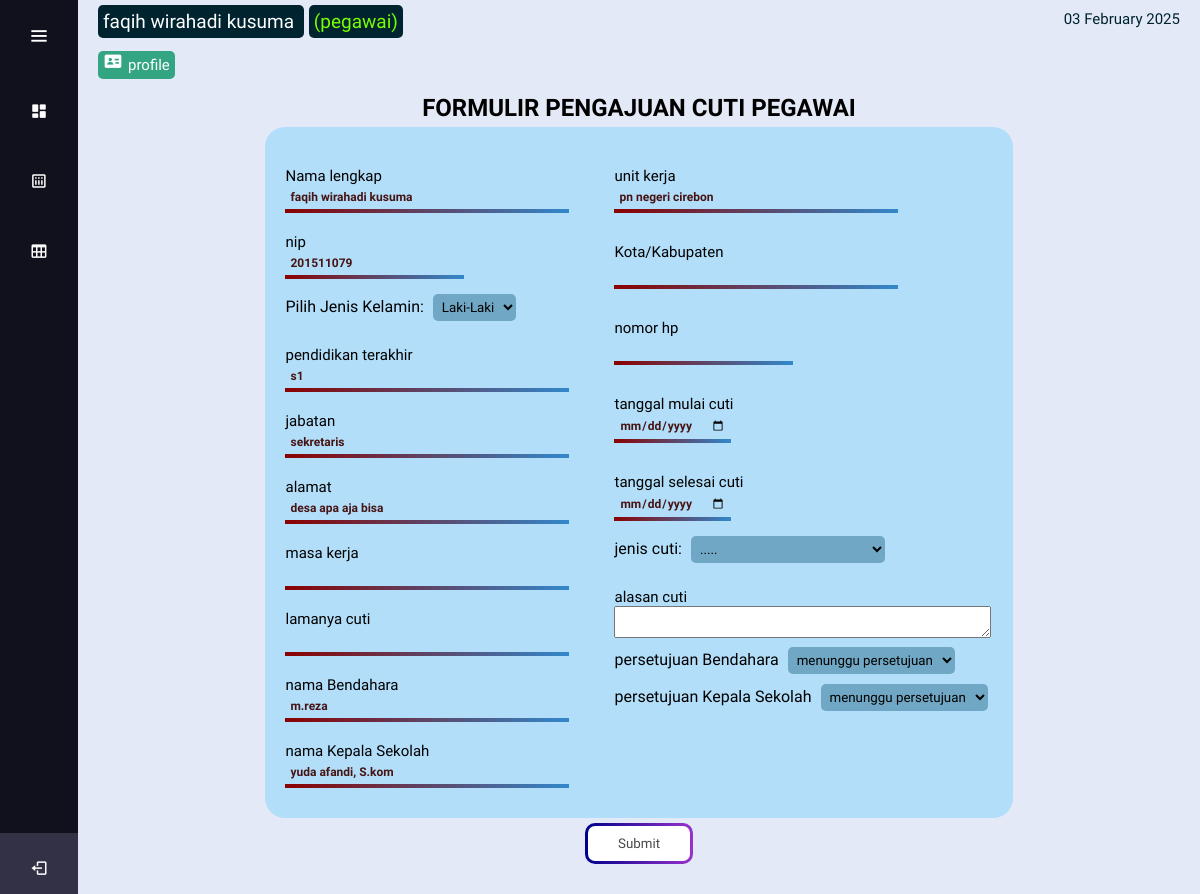
Page /dashboard_pegawai.php?page=create_pengajuan_user (signed in) on the committed database.
### tables this page shows
CREATE TABLE `tbl_multi_user` (
  `id_user` int(11) NOT NULL,
  `nama_lengkap` varchar(100) DEFAULT NULL,
  `nama_depan` varchar(100) DEFAULT NULL,
  `nip` char(18) DEFAULT NULL,
  `jenis_kelamin` varchar(100) DEFAULT NULL,
  `pass_user` varchar(100) DEFAULT NULL,
  `level` varchar(100) DEFAULT NULL
);

CREATE TABLE `tbl_data_pegawai` (
  `id_pegawai` int(11) NOT NULL,
  `nama_pegawai` varchar(100) DEFAULT NULL,
  `nip` char(18) DEFAULT NULL,
  `id_jabatan` int(11) DEFAULT NULL,
  `id_user` int(11) DEFAULT NULL,
  `id_golongan` int(11) DEFAULT NULL,
  `unit_kerja` varchar(100) DEFAULT NULL,
  `pendidikan_terakhir` varchar(100) DEFAULT NULL,
  `alamat` varchar(225) DEFAULT NULL
);

CREATE TABLE `tbl_data_jabatan` (
  `id_jabatan` int(11) NOT NULL,
  `nama_jabatan` varchar(100) DEFAULT NULL,
  `id_user` int(11) DEFAULT NULL
);

CREATE TABLE `tbl_data_panitera` (
  `id_panitera` int(11) NOT NULL,
  `nama_panitera` varchar(100) DEFAULT NULL,
  `nip_panitera` char(18) DEFAULT NULL
);

CREATE TABLE `tbl_data_ketua` (
  `id_ketua` int(11) NOT NULL,
  `nama_ketua` varchar(100) DEFAULT NULL,
  `nip_ketua` char(18) DEFAULT NULL
);

### page/pegawaian/user/create_pengajuan_user.php (the view, shortened to what this page needs)
<?php
require_once('./function/koneksi.php');
$id_user = $_SESSION['id_user'];
$query = "SELECT
        pegawai.*,
        multi_user.*,
        golongan.*,
        jabatan.*
    FROM
        tbl_data_pegawai AS pegawai
    INNER JOIN
        tbl_multi_user AS multi_user ON pegawai.id_user = multi_user.id_user
    INNER JOIN
        tbl_data_golongan AS golongan ON pegawai.id_golongan = golongan.id_golongan
    INNER JOIN
        tbl_data_jabatan AS jabatan ON pegawai.id_jabatan = jabatan.id_jabatan
    WHERE
        pegawai.id_user = $id_user";
$result = mysqli_query($koneksi, $query);
$user = mysqli_fetch_assoc($result);
$query_ketua = mysqli_query($koneksi, "SELECT * FROM tbl_data_ketua");
$ketua = mysqli_fetch_assoc($query_ketua);
$query_panitera = mysqli_query($koneksi, "SELECT * FROM tbl_data_panitera");
$panitera = mysqli_fetch_assoc($query_panitera);
?>
<form class="form-add" method="POST" action="<?= BASE_URL . 'process/process_user/process_pegawai/process_add.php'?>">
    <h1>FORMULIR PENGAJUAN CUTI PEGAWAI </h1>
    <div class="box">
        <div class="box-form">
            <div class="in_terpisah">
                <div class="mb-3">
                    <label for="nama_lengkap" class="form-label">Nama lengkap</label>
                    <input type="text" class="form-control" id="nama_lengkap" name="nama_lengkap" size="35" value="<?= $user['nama_lengkap'] ?>" readonly>
                </div>
                <div class="mb-3">
                    <label for="nip" class="form-label">nip</label>
                    <input type="number" class="form-control" id="nip" name="nip" size="35" value="<?= $user['nip'] ?>" readonly>
                </div>
                <div class="mb-3">
                    <label for="jenis_kelamin">Pilih Jenis Kelamin:</label>
                    <select id="jenis_kelamin" name="jenis_kelamin" class="jenis">
                        <option value="<?= $user['jenis_kelamin'] ?>" class="active"><?= $user['jenis_kelamin'] ?></option>
                    </select>
                </div>
                <div class="mb-3">
                    <label for="pendidikan_terakhir" class="form-label">pendidikan terakhir</label>
                    <input type="text" class="form-control" id="pendidikan_terakhir" name="pendidikan_terakhir" size="35" value="<?= $user['pendidikan_terakhir'] ?>" readonly>
                </div>
                <div class="mb-3">
                    <label for="nama_jabatant" class="form-label">jabatan</label>
                    <input type="text" class="form-control" id="nama_jabatan" name="nama_jabatan" size="35" value="<?= $user['nama_jabatan'] ?>" readonly>
                </div>
                <div class="mb-3">
                    <label for="alamat" class="form-label">alamat</label>
                    <input type="text" class="form-control" id="alamat" name="alamat" size="35" value="<?= $user['alamat'] ?>" readonly>
                </div>
                <div class="mb-3">
                    <label for="masa_kerja" class="form-label">masa kerja</label>
                    <input type="text" class="form-control" id="masa_kerja" name="masa_kerja" size="35" >
                </div>
                <div class="mb-3">
                    <label for="lama_cuti" class="form-label">lamanya cuti</label>
                    <input type="text" class="form-control" id="lama_cuti" name="lama_cuti" size="35">
                </div>
                <div class="mb-3">
                    <label for="nama_panitera" class="form-label">nama Bendahara</label>
                    <input type="text" class="form-control" id="nama_panitera" name="nama_panitera" size="35" value="<?= $panitera['nama_panitera'] ?>" readonly>
                </div>
                <div class="mb-3">
                    <label for="nama_ketua" class="form-label">nama Kepala Sekolah</label>
                    <input type="text" class="form-control" id="nama_ketua" name="nama_ketua" size="35" value="<?= $ketua['nama_ketua'] ?>" readonly>
                </div>
            </div>
        </div>
        <div class="box-form">
                <div class="mb-3">
                    <label for="unit_kerja" class="form-label">unit kerja</label>
                    <input type="text" class="form-control" id="unit_kerja" name="unit_kerja" size="35" value="<?= $user['unit_kerja'] ?>" readonly>
                </div>
                <div class="mb-3">
                    <label for="kabupaten" class="form-label">Kota/Kabupaten</label>
                    <input type="text" class="form-control" id="kabupaten" name="kabupaten" size="35">
                </div>
                <div class="mb-3">
                    <label for="nomor_hp" class="form-label">nomor hp</label>
                    <input type="number" class="form-control" id="nomor_hp" name="nomor_hp" size="35">
                </div>
                <div class="mb-3">
                    <label for="tanggal_mulai_cuti" class="form-label">tanggal mulai cuti</label>
                    <input type="date" class="form-control" id="tanggal_mulai" name="tanggal_mulai" size="35">
                </div>
                <div class="mb-3">
                    <label for="tanggal_selesai_cuti" class="form-label">tanggal selesai cuti</label>
                    <input type="date" class="form-control" id="tanggal_selesai" name="tanggal_selesai" size="35">
                </div>
                <div class="mb-3">
                    <label for="jenis_cuti">jenis cuti:</label>
                    <select id="jenis_cuti" name="jenis_cuti" class="jenis">
                        <option value="">.....</option>
                    </select>
                </div>
                <div class="mb-3">
                    <label for="alasan_cuti" class="form-label">alasan cuti</label>
                    <textarea id="alasan_cuti" name="alasan_cuti" rows="2" cols="45" ></textarea>
                </div>
                <div class="mb-3">
                    <label for="app_panitera">persetujuan  Bendahara</label>
                    <select id="app_panitera" name="app_panitera" class="jenis">
                        <option value="menunggu persetujuan">menunggu persetujuan</option>
                    </select>
                </div>
                <div class="mb-3">
                    <label for="app_ketua">persetujuan Kepala Sekolah</label>
                    <select id="app_ketua" name="app_ketua" class="jenis">
                        <option value="menunggu persetujuan">menunggu persetujuan</option>
                    </select>
                </div>
        </div>
    </div>
    <button type="submit" class="btn btn-primary">Submit</button>
</form>

### home-nav-pegawai.php (shortened to what this page needs)
<div class="text">
            <div class="nama"><span style=" font-size:19px; color:white; margin-right:5px;"><?= $user['nama_lengkap'] ?>  </span>
                                <span style="color:#77ff00; font-size:19px;">(<?= $user['level'] ?>)</span><br><br>
                                <span class="span1"><a href="<?= BASE_URL . 'dashboard_pegawai.php?page=edit_data_profile&id='.$user['id_user'] ?>"><i class='bx bxs-id-card bx-tada' ></i>profile</a></span>
            </div>
            <div class="tanggal" id="clock">
                <?php
                $tanggal_sekarang = strftime("%d %B %Y ");
                echo "<p>{$tanggal_sekarang}</p>";
                ?>
            </div>
</div>

### style/style.css (style rules this page uses)
* { margin: 0; padding: 0; box-sizing: border-box; font-family: 'DynaPuff', cursive; }
* { margin: 0; padding: 0; box-sizing: border-box; }
.home-section .text { display: flex; justify-content: center; align-items: start; width: 100%; padding: 10px 20px; justify-content: space-between; color: #ffffff; font-size: 15px; font-weight: 200; margin-bottom: 10px; }
.home-section .text span { background-color: #002330; padding: 5px; border-radius: 5px; }
.home-section .text .span1 { background-color: #33a583; padding: 5px; margin-top: 5px; }
.home-section .text .tanggal { color: #002330; }
.form-add { display: flex; flex-direction: column; margin: 0px 20px; margin-bottom: 30px; justify-content: center; align-items: center; gap: 5px; }
.form-add .box { display: flex; background-color: #04b8ff38; justify-content: flex-start; align-items: start; gap: 5px; border-radius: 20px; }
.form-add .box .box-form { display: flex; flex-direction: column; justify-content: space-between; align-items: start; padding: 20px; border-radius: 20px; }
.form-add .box .box-form .jenis { background-color: #06516f63; color: rgb(0, 0, 0); border-radius: 5px; padding: 5px; border: none; margin: 5px; }
.form-add .box .box-form .jenis .active { background-color: #0194cf; color: white; }
.form-add .form-label { display: flex; margin-top: 20px; font-size: 15px; font-family: 'DynaPuff', cursive; }
.form-add .form-control { display: flex; font-size: 12px; color: rgb(71, 20, 20); background-color: transparent; border-top:none ; border-left: none; border-right: none; border-width: 4px; padding: 5px; border-image: linear-gradient(to right, rgb(139, 0, 0), rgb(50, 137, 204)) 1; font-size: 12px; border-radius: 3px; font-weight: bold; transition: 0.5s; margin-bottom: 10px; }
.form-add .btn { padding: 10px 40px 10px 40px; background-color: rgba(100, 148, 237, 0.34); color: rgb(72, 72, 72); background: linear-gradient(rgb(255, 255, 255), rgb(255, 255, 255)) padding-box, linear-gradient(to right, darkblue, darkorchid) border-box; border-radius: 10px; border: 3px solid transparent; padding-left: 30px; padding-right: 30px; font-family: 'DynaPuff', cursive; transition: 0.5s; }
.text .nama .span1 a { text-decoration: none; color: white; }
.text .nama .span1 a i { font-size: 20px; margin-right: 5px; }

### rows in the picture
tbl_multi_user: nama_lengkap "faqih wirahadi kusuma", level "pegawai"
tbl_data_pegawai: nama_lengkap "faqih wirahadi kusuma", nip "201511079", jenis_kelamin "Laki-Laki", pendidikan_terakhir "s1", nama_jabatan "sekretaris", alamat "desa apa aja bisa", unit_kerja "pn negeri cirebon"
tbl_data_panitera: nama_panitera "m.reza"
tbl_data_ketua: nama_ketua "yuda afandi, S.kom"

### other values in the picture
$tanggal_sekarang "03 February 2025"
